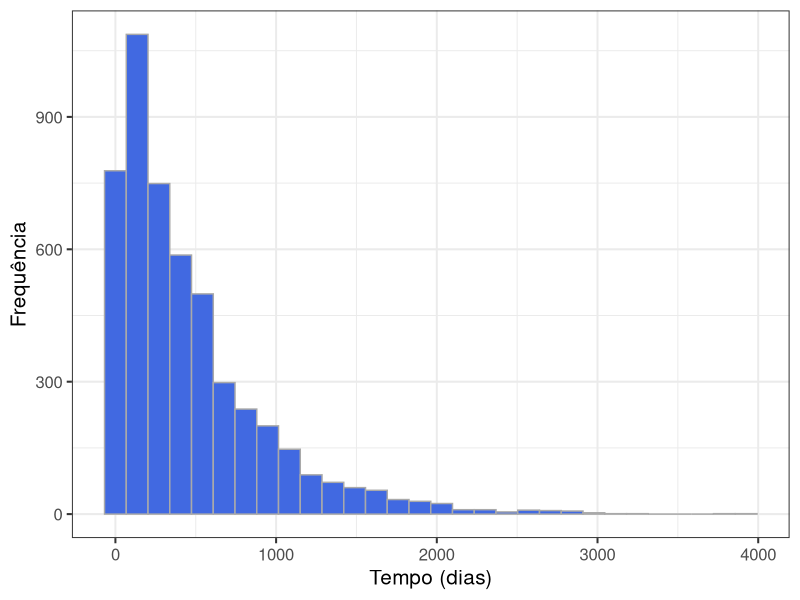
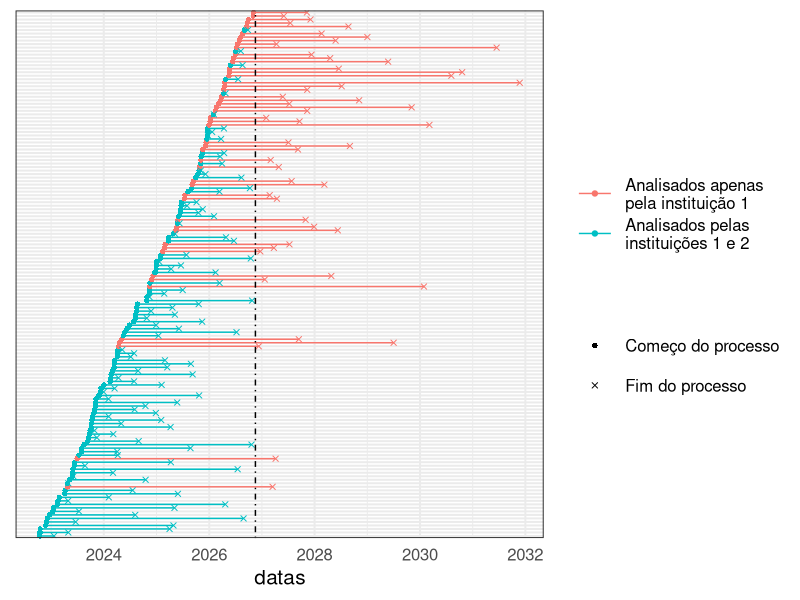
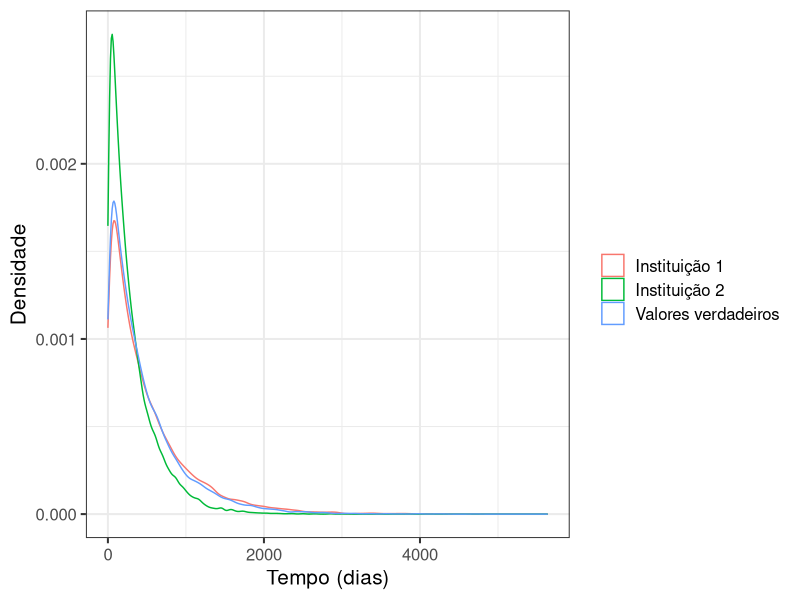

R code for these plots, in order:
## ---- chunk 1

knitr::opts_chunk$set(echo = F,
                      warning = F,
                      message = F,
                      fig.align = 'center')

## ---- chunk 2

library(dplyr)
library(tidyr)
library(ggplot2)

a <- 0.95
b <- 450
N <- 150
amostra <- rweibull(N, a, b)

datas <- sort(sample(seq(Sys.Date()-N*10, Sys.Date(), 1), N))

d0 <- data.frame(datas, amostra) %>% 
  mutate(data_final = datas+floor(amostra),
         id = factor(1:n()),
         obs = data_final > Sys.Date(),
         tempo = Sys.Date() - datas,
         censor = !obs,
         tempo = ifelse(obs, tempo, amostra))

observados <- d0$amostra[!d0$obs]

d <- d0%>% 
  gather(tipo, datas, contains("data")) %>% 
  select(-amostra)

## ---- chunk 3

N2 <- 5000
amostra <- rweibull(N2, a, b)

data_frame(`Média` = mean(amostra), `Desvio Padrão` = sd(amostra)) %>% 
  knitr::kable(digits = 2, align = 'c', caption = "Medidas descritivas do tempo de duração simulado.")

## ---- chunk 4

N2 <- 5000
amostra <- rweibull(N2, a, b)

data_frame(tempo = amostra) %>% 
  ggplot(aes(x = tempo)) +
  geom_histogram(fill = 'royalblue',
                 color = 'darkgrey') +
  theme_bw(15) +
  xlab("Tempo (dias)") +
  ylab("Frequência")

comeco <- format(Sys.Date() - 10*N, '%d/%m/%Y')
hoje <- format(Sys.Date(), '%d/%m/%Y')

## ---- chunk 5

shape_data_final <- c("Fim do processo", "Começo do processo")

hoje <- Sys.Date()

d %>% 
  mutate(obs = ifelse(obs, "Analisados apenas\npela instituição 1",
                      "Analisados pelas\ninstituições 1 e 2"),
         tipo = ifelse(tipo == 'data_final',
                       shape_data_final[1],
                       shape_data_final[2])) %>% 
  ggplot(aes(x = id, y = datas, group = id,
             shape = tipo, color = obs)) +
  geom_path() +
  geom_point() +
  geom_hline(yintercept = as.numeric(hoje), linetype = 4) +
  coord_flip() +
  theme_bw(15) +
  scale_color_hue(name = '') +
  scale_shape_manual(name = '', values = c(16,4)) +
  theme(axis.ticks = element_blank(),
        axis.text.y = element_blank(),
        axis.title.y = element_blank(),
        legend.key.size = unit(2, 'lines'))

## ---- chunk 6

library(survival)

d0 <- filter(d0, tempo > 0)

fit1 <- survreg(Surv(tempo, censor) ~ 1, dist = 'weibull', data = d0)
  
fit2 <- survreg(Surv(observados) ~ 1, dist = 'weibull')

a_1 <- 1/fit1$scale 
a_2 <- 1/fit2$scale
b_1 <- exp(fit1$coefficients[1])
b_2 <- exp(fit2$coefficients[1])

media_1 <- b_1*gamma(1+1/a_1)
media_2 <- b_2*gamma(1+1/a_2)
sd_1 <- sqrt(b_1^2*(gamma(1+2/a_1)-gamma(1+1/a_1))^2)
sd_2 <- sqrt(b_2^2*(gamma(1+2/a_2)-gamma(1+1/a_2))^2)

media_real <- b*gamma(1+1/a)
sd_real <- sqrt(b^2*(gamma(1+2/a)-gamma(1+1/a))^2)
  
tabela_resumo <- data_frame(` ` =  c("Instituição 1", "Instituição 2", "Valores reais"),
                            `Média` = c(media_1, media_2, media_real),
                            `Desvio padrão` = c(sd_1, sd_2, sd_real))

knitr::kable(tabela_resumo, digits = 2, align = 'c',
             caption = 'Comparação entre os valores reais e as estimativas produzidas por cada instituição.')
## ---- chunk 7

N <- 60000

obs <- c(rweibull(floor(N/3), a_1, b_1),
         rweibull(floor(N/3), a_2, b_2),
         rweibull(floor(N/3), a, b))

grps <- rep(c("Instituição 1", "Instituição 2", "Valores verdadeiros"),
            each = floor(N/3))

data_frame(obs, grps) %>% 
  ggplot(aes(x = obs, color = grps)) +
  geom_density() +
  theme_bw(15) +
  xlab("Tempo (dias)") +
  ylab("Densidade") +
  scale_color_hue(name = "")

